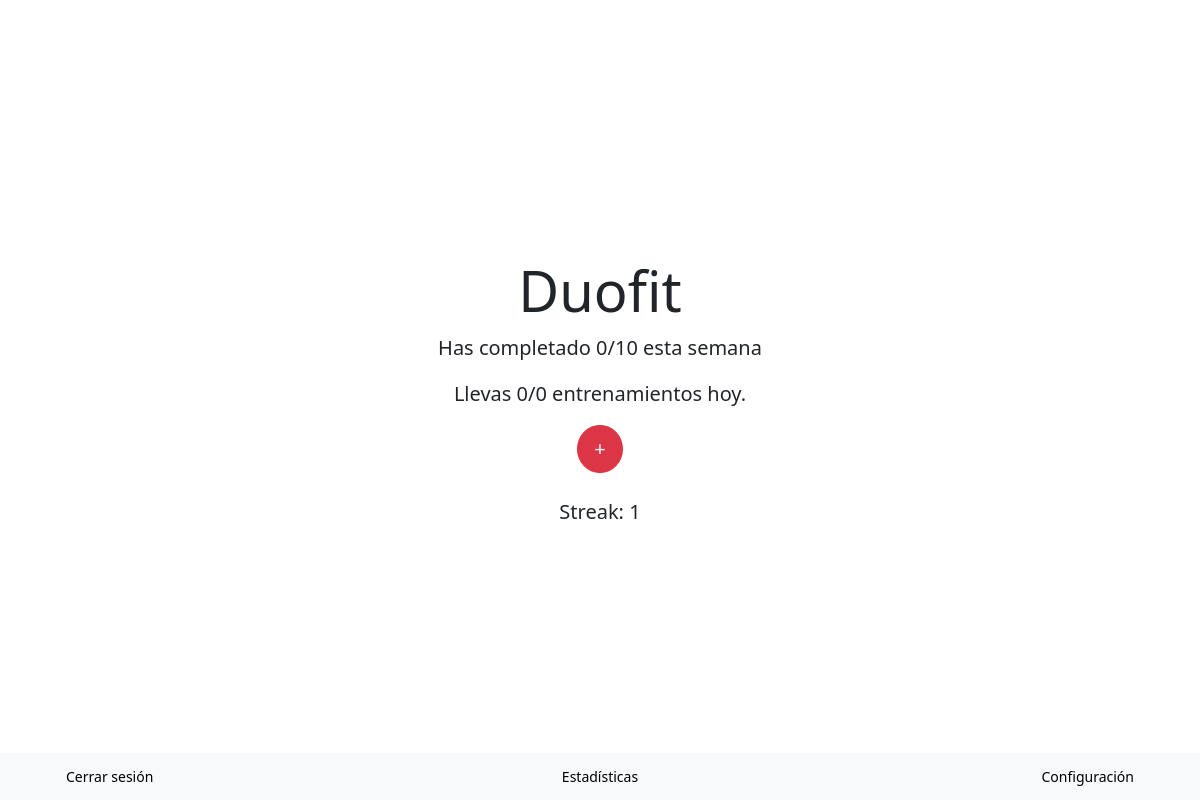
The page / (signed in) on the database as committed earlier.
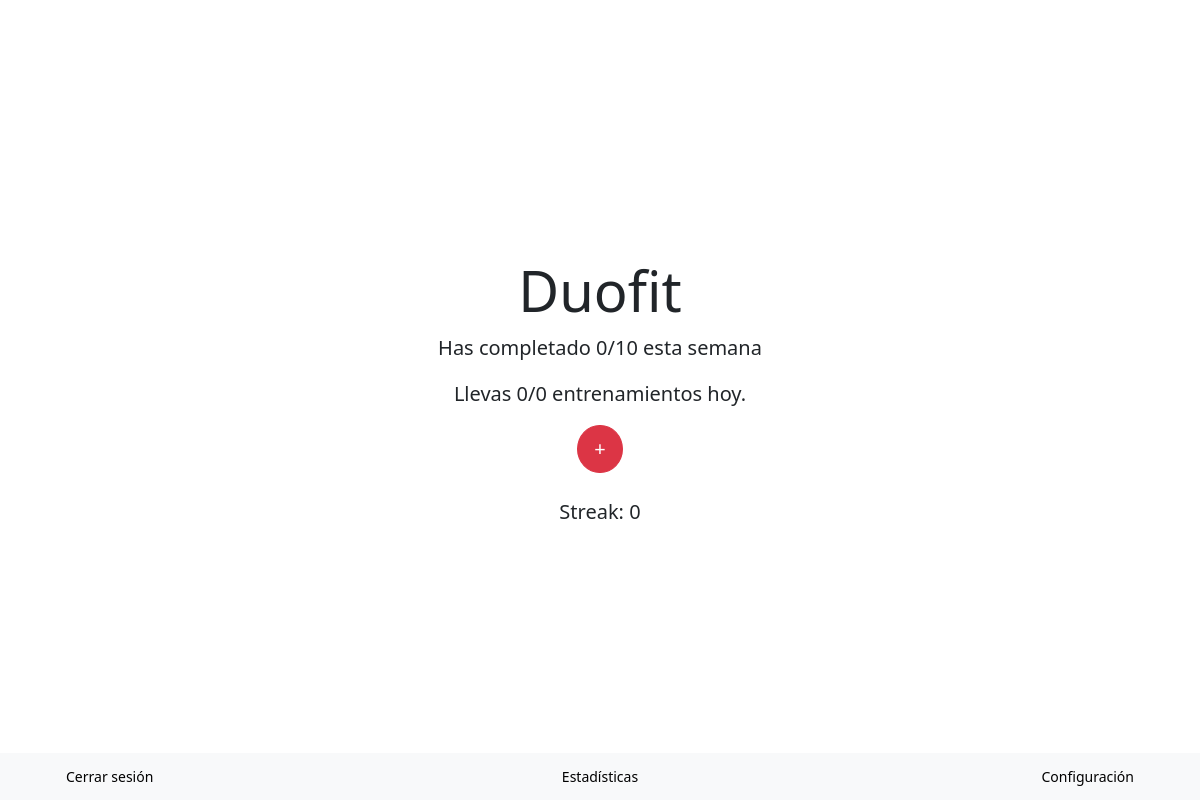
The same page on the database as committed later.
### duofitapp/models.py (models this page shows, shortened)
class ExerciceConfig(models.Model):
    id_user = models.ForeignKey(User, on_delete=models.CASCADE)
    monday_goal = models.IntegerField()
    tuesday_goal = models.IntegerField()
    wednesday_goal = models.IntegerField()
    thursday_goal = models.IntegerField()
    friday_goal = models.IntegerField()
    saturday_goal = models.IntegerField()
    sunday_goal = models.IntegerField()
    weekly_goal = models.IntegerField()
    streak = models.IntegerField(default=0)
    last_training_date = models.DateTimeField(null=True, blank=True)
    def save(self, *args, **kwargs):
        self.weekly_goal = sum([getattr(self, f"{day}_goal", 0) for day in ["monday", "tuesday", "wednesday", "thursday", "friday", "saturday", "sunday"]])
        super().save(*args, **kwargs)
    def get_today_goal(self):
        today = datetime.now().date()
        day_of_week = today.weekday()
        day_of_week_str = today.strftime('%A').lower()
        today_goal = getattr(self, f"{day_of_week_str}_goal", 0)
        return (today_goal)
    def get_today_completed_trainings(self):
        today = timezone.now().date()
        return ExerciceLog.objects.filter(user=self.id_user, date=today).count()
    def get_weekly_trainings(self):
        start_of_week = timezone.now().date() - timezone.timedelta(days=timezone.now().weekday())
        end_of_week = start_of_week + timezone.timedelta(days=6)
        return ExerciceLog.objects.filter(
            user=self.id_user,
            date__range=[start_of_week, end_of_week]
        ).count()

### duofitapp/views.py (the view)
# urls.py: path('', index, name='index'),
def index(request):
    if not request.user.is_authenticated:
        return redirect('login')
    user_id = request.user.id
    exercice_config = ExerciceConfig.objects.filter(id_user=user_id).first()
    if not exercice_config:
        return redirect('settings')
    refresh_streak(user_id)
    return render(request, 'index.html', {
        'exercice_config': exercice_config,
        'today_completed_trainings': exercice_config.get_today_completed_trainings(),
        'today_goal': exercice_config.get_today_goal(),
        'weekly_completed_trainings': exercice_config.get_weekly_trainings(),
    })

### duofitapp/views.py (called while the page is built)
def refresh_streak(user_id):
    exercice_config = ExerciceConfig.objects.get(id_user=user_id)
    today_goal = exercice_config.get_today_goal()
    today_completed_trainings = exercice_config.get_today_completed_trainings()
    if today_goal <= 0 and exercice_config.streak >= 1:
        if today_completed_trainings == 0:
            exercice_config.streak += 1
            exercice_config.last_training_date = timezone.now()
            exercice_config.save()

### duofitapp/templates/index.html (shortened to what this page needs)
{% load static %}
<!DOCTYPE html>
<html lang="en">
<head>
    <link rel="stylesheet" href="{% static 'index_styles.css' %}">
    <link rel="stylesheet" href="https://stackpath.bootstrapcdn.com/bootstrap/4.3.1/css/bootstrap.min.css">
</head>
<body class="d-flex align-items-center justify-content-center vh-100 text-center">
    <div class="container">
        <h2 class="display-4">Duofit</h2>
        <p class="lead">Has completado {{ weekly_completed_trainings }}/{{ exercice_config.weekly_goal }} esta semana</p>
        <p class="lead">Llevas {{ today_completed_trainings }}/{{ today_goal }} entrenamientos hoy.</p>
        <form method="post" action="{% url 'log_training' %}" class="mb-4">
            <button type="submit" class="btn btn-danger btn-lg rounded-circle">+</button>
        </form>
        <p class="lead">Streak: {{ exercice_config.streak }}</p>
    </div>
    {% include 'navbar_bottom.html' %}
</body>
</html>

### duofitapp/templates/navbar_bottom.html (shortened to what this page needs)
{% load static %}
<head>
    <link rel="stylesheet" href="https://cdnjs.cloudflare.com/ajax/libs/bootstrap/5.3.0/css/bootstrap.min.css">
</head>
<body>
    <nav class="navbar fixed-bottom navbar-light bg-light">
        <div class="container">
            <div class="col-4 text-left">
                <button class="btn btn-link btn-sm custom-link" id="logoutButton" data-toggle="modal" data-target="#logoutModal">
                    Cerrar sesión
                </button>
            </div>
            <div class="col-4 text-center">
                <button class="btn btn-link btn-sm custom-link" data-toggle="modal" data-target="#addTrainingModal">
                    Estadísticas
                </button>
            </div>
            <div class="col-4 text-right">
                <button class="btn btn-link btn-sm custom-link" data-toggle="modal" data-target="#configModal">
                    Configuración
                </button>
            </div>
        </div>
    </nav>
</body>

### duofitapp/templates/navbar_bottom.html (style rules this page uses)
.custom-link { color: black; text-decoration: none; }

Rows that differ between the two databases and show on the page:
changed ExerciceConfig: streak "1" → "0"
